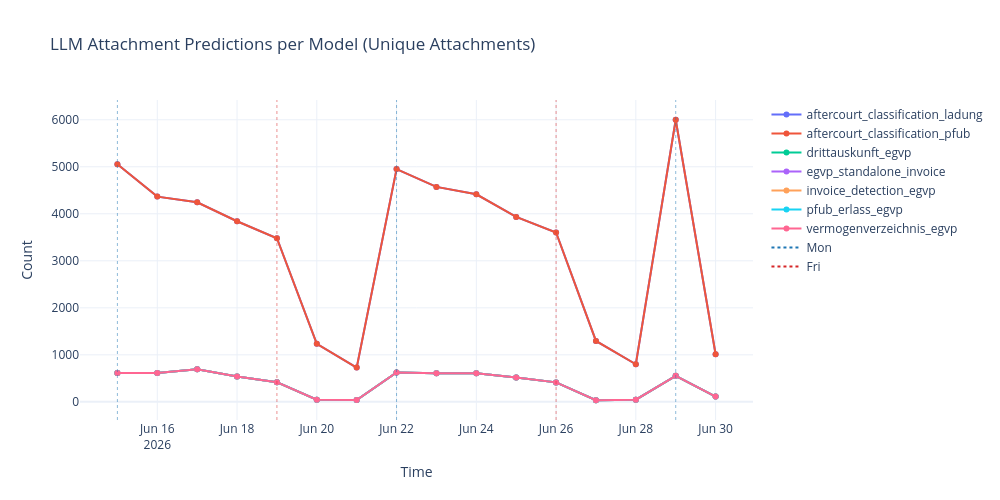

Notebook cell for this chart:
### Code cell
plot_time_series(df, title="LLM Attachment Predictions per Model (Unique Attachments)", ylabel="Count")

### Figure 1 — Plotly figure (JSON) as saved in the notebook; plotly's stock layout.template omitted (floating-point values rounded to 4 significant figures)
{"data": [{"hovertemplate": "Metric=aftercourt_classification_ladung<br>Time=%{x}<br>Count=%{y}<extra></extra>", "legendgroup": "aftercourt_classification_ladung", "line": {"color": "#636efa", "dash": "solid"}, "marker": {"symbol": "circle"}, "mode": "lines+markers", "name": "aftercourt_classification_ladung", "orientation": "v", "showlegend": true, "type": "scatter", "x": ["2026-06-15T00:00:00.000000000", "2026-06-16T00:00:00.000000000", "2026-06-17T00:00:00.000000000", "2026-06-18T00:00:00.000000000", "2026-06-19T00:00:00.000000000", "2026-06-20T00:00:00.000000000", "2026-06-21T00:00:00.000000000", "2026-06-22T00:00:00.000000000", "2026-06-23T00:00:00.000000000", "2026-06-24T00:00:00.000000000", "2026-06-25T00:00:00.000000000", "2026-06-26T00:00:00.000000000", "2026-06-27T00:00:00.000000000", "2026-06-28T00:00:00.000000000", "2026-06-29T00:00:00.000000000", "2026-06-30T00:00:00.000000000"], "xaxis": "x", "y": [5054, 4365, 4245, 3841, 3480, 1234, 728, 4950, 4572, 4414, 3934, 3603, 1295, 800, 6000, 1012], "yaxis": "y"}, {"hovertemplate": "Metric=aftercourt_classification_pfub<br>Time=%{x}<br>Count=%{y}<extra></extra>", "legendgroup": "aftercourt_classification_pfub", "line": {"color": "#EF553B", "dash": "solid"}, "marker": {"symbol": "circle"}, "mode": "lines+markers", "name": "aftercourt_classification_pfub", "orientation": "v", "showlegend": true, "type": "scatter", "x": ["2026-06-15T00:00:00.000000000", "2026-06-16T00:00:00.000000000", "2026-06-17T00:00:00.000000000", "2026-06-18T00:00:00.000000000", "2026-06-19T00:00:00.000000000", "2026-06-20T00:00:00.000000000", "2026-06-21T00:00:00.000000000", "2026-06-22T00:00:00.000000000", "2026-06-23T00:00:00.000000000", "2026-06-24T00:00:00.000000000", "2026-06-25T00:00:00.000000000", "2026-06-26T00:00:00.000000000", "2026-06-27T00:00:00.000000000", "2026-06-28T00:00:00.000000000", "2026-06-29T00:00:00.000000000", "2026-06-30T00:00:00.000000000"], "xaxis": "x", "y": [5054, 4365, 4245, 3841, 3480, 1234, 728, 4950, 4572, 4414, 3934, 3603, 1295, 800, 6000, 1012], "yaxis": "y"}, {"hovertemplate": "Metric=drittauskunft_egvp<br>Time=%{x}<br>Count=%{y}<extra></extra>", "legendgroup": "drittauskunft_egvp", "line": {"color": "#00cc96", "dash": "solid"}, "marker": {"symbol": "circle"}, "mode": "lines+markers", "name": "drittauskunft_egvp", "orientation": "v", "showlegend": true, "type": "scatter", "x": ["2026-06-15T00:00:00.000000000", "2026-06-16T00:00:00.000000000", "2026-06-17T00:00:00.000000000", "2026-06-18T00:00:00.000000000", "2026-06-19T00:00:00.000000000", "2026-06-20T00:00:00.000000000", "2026-06-21T00:00:00.000000000", "2026-06-22T00:00:00.000000000", "2026-06-23T00:00:00.000000000", "2026-06-24T00:00:00.000000000", "2026-06-25T00:00:00.000000000", "2026-06-26T00:00:00.000000000", "2026-06-27T00:00:00.000000000", "2026-06-28T00:00:00.000000000", "2026-06-29T00:00:00.000000000", "2026-06-30T00:00:00.000000000"], "xaxis": "x", "y": [613, 611, 691, 539, 418, 47, 40, 625, 608, 610, 519, 414, 34, 45, 553, 112], "yaxis": "y"}, {"hovertemplate": "Metric=egvp_standalone_invoice<br>Time=%{x}<br>Count=%{y}<extra></extra>", "legendgroup": "egvp_standalone_invoice", "line": {"color": "#ab63fa", "dash": "solid"}, "marker": {"symbol": "circle"}, "mode": "lines+markers", "name": "egvp_standalone_invoice", "orientation": "v", "showlegend": true, "type": "scatter", "x": ["2026-06-15T00:00:00.000000000", "2026-06-16T00:00:00.000000000", "2026-06-17T00:00:00.000000000", "2026-06-18T00:00:00.000000000", "2026-06-19T00:00:00.000000000", "2026-06-20T00:00:00.000000000", "2026-06-21T00:00:00.000000000", "2026-06-22T00:00:00.000000000", "2026-06-23T00:00:00.000000000", "2026-06-24T00:00:00.000000000", "2026-06-25T00:00:00.000000000", "2026-06-26T00:00:00.000000000", "2026-06-27T00:00:00.000000000", "2026-06-28T00:00:00.000000000", "2026-06-29T00:00:00.000000000", "2026-06-30T00:00:00.000000000"], "xaxis": "x", "y": [613, 611, 691, 539, 417, 47, 40, 625, 608, 610, 519, 414, 34, 45, 553, 112], "yaxis": "y"}, {"hovertemplate": "Metric=invoice_detection_egvp<br>Time=%{x}<br>Count=%{y}<extra></extra>", "legendgroup": "invoice_detection_egvp", "line": {"color": "#FFA15A", "dash": "solid"}, "marker": {"symbol": "circle"}, "mode": "lines+markers", "name": "invoice_detection_egvp", "orientation": "v", "showlegend": true, "type": "scatter", "x": ["2026-06-15T00:00:00.000000000", "2026-06-16T00:00:00.000000000", "2026-06-17T00:00:00.000000000", "2026-06-18T00:00:00.000000000", "2026-06-19T00:00:00.000000000", "2026-06-20T00:00:00.000000000", "2026-06-21T00:00:00.000000000", "2026-06-22T00:00:00.000000000", "2026-06-23T00:00:00.000000000", "2026-06-24T00:00:00.000000000", "2026-06-25T00:00:00.000000000", "2026-06-26T00:00:00.000000000", "2026-06-27T00:00:00.000000000", "2026-06-28T00:00:00.000000000", "2026-06-29T00:00:00.000000000", "2026-06-30T00:00:00.000000000"], "xaxis": "x", "y": [613, 611, 691, 538, 417, 47, 40, 625, 607, 610, 519, 414, 34, 45, 553, 112], "yaxis": "y"}, {"hovertemplate": "Metric=pfub_erlass_egvp<br>Time=%{x}<br>Count=%{y}<extra></extra>", "legendgroup": "pfub_erlass_egvp", "line": {"color": "#19d3f3", "dash": "solid"}, "marker": {"symbol": "circle"}, "mode": "lines+markers", "name": "pfub_erlass_egvp", "orientation": "v", "showlegend": true, "type": "scatter", "x": ["2026-06-15T00:00:00.000000000", "2026-06-16T00:00:00.000000000", "2026-06-17T00:00:00.000000000", "2026-06-18T00:00:00.000000000", "2026-06-19T00:00:00.000000000", "2026-06-20T00:00:00.000000000", "2026-06-21T00:00:00.000000000", "2026-06-22T00:00:00.000000000", "2026-06-23T00:00:00.000000000", "2026-06-24T00:00:00.000000000", "2026-06-25T00:00:00.000000000", "2026-06-26T00:00:00.000000000", "2026-06-27T00:00:00.000000000", "2026-06-28T00:00:00.000000000", "2026-06-29T00:00:00.000000000", "2026-06-30T00:00:00.000000000"], "xaxis": "x", "y": [613, 611, 691, 539, 418, 47, 40, 625, 608, 610, 519, 414, 34, 45, 553, 112], "yaxis": "y"}, {"hovertemplate": "Metric=vermogenverzeichnis_egvp<br>Time=%{x}<br>Count=%{y}<extra></extra>", "legendgroup": "vermogenverzeichnis_egvp", "line": {"color": "#FF6692", "dash": "solid"}, "marker": {"symbol": "circle"}, "mode": "lines+markers", "name": "vermogenverzeichnis_egvp", "orientation": "v", "showlegend": true, "type": "scatter", "x": ["2026-06-15T00:00:00.000000000", "2026-06-16T00:00:00.000000000", "2026-06-17T00:00:00.000000000", "2026-06-18T00:00:00.000000000", "2026-06-19T00:00:00.000000000", "2026-06-20T00:00:00.000000000", "2026-06-21T00:00:00.000000000", "2026-06-22T00:00:00.000000000", "2026-06-23T00:00:00.000000000", "2026-06-24T00:00:00.000000000", "2026-06-25T00:00:00.000000000", "2026-06-26T00:00:00.000000000", "2026-06-27T00:00:00.000000000", "2026-06-28T00:00:00.000000000", "2026-06-29T00:00:00.000000000", "2026-06-30T00:00:00.000000000"], "xaxis": "x", "y": [613, 611, 691, 539, 418, 47, 40, 625, 608, 610, 519, 414, 34, 45, 553, 112], "yaxis": "y"}, {"hoverinfo": "skip", "line": {"color": "#1f77b4", "dash": "dot"}, "mode": "lines", "name": "Mon", "showlegend": true, "type": "scatter", "x": ["2026-06-15T00:00:00"], "y": [null]}, {"hoverinfo": "skip", "line": {"color": "#d62728", "dash": "dot"}, "mode": "lines", "name": "Fri", "showlegend": true, "type": "scatter", "x": ["2026-06-19T00:00:00"], "y": [null]}], "layout": {"height": 500, "hovermode": "x unified", "legend": {"title": {"text": ""}, "tracegroupgap": 0}, "shapes": [{"line": {"color": "#1f77b4", "dash": "dot", "width": 1}, "opacity": 0.5, "type": "line", "x0": "2026-06-15T00:00:00", "x1": "2026-06-15T00:00:00", "xref": "x", "y0": 0, "y1": 1, "yref": "y domain"}, {"line": {"color": "#d62728", "dash": "dot", "width": 1}, "opacity": 0.5, "type": "line", "x0": "2026-06-19T00:00:00", "x1": "2026-06-19T00:00:00", "xref": "x", "y0": 0, "y1": 1, "yref": "y domain"}, {"line": {"color": "#1f77b4", "dash": "dot", "width": 1}, "opacity": 0.5, "type": "line", "x0": "2026-06-22T00:00:00", "x1": "2026-06-22T00:00:00", "xref": "x", "y0": 0, "y1": 1, "yref": "y domain"}, {"line": {"color": "#d62728", "dash": "dot", "width": 1}, "opacity": 0.5, "type": "line", "x0": "2026-06-26T00:00:00", "x1": "2026-06-26T00:00:00", "xref": "x", "y0": 0, "y1": 1, "yref": "y domain"}, {"line": {"color": "#1f77b4", "dash": "dot", "width": 1}, "opacity": 0.5, "type": "line", "x0": "2026-06-29T00:00:00", "x1": "2026-06-29T00:00:00", "xref": "x", "y0": 0, "y1": 1, "yref": "y domain"}], "title": {"text": "LLM Attachment Predictions per Model (Unique Attachments)"}, "width": 1000, "xaxis": {"anchor": "y", "domain": [0, 1], "title": {"text": "Time"}}, "yaxis": {"anchor": "x", "domain": [0, 1], "title": {"text": "Count"}}}}
